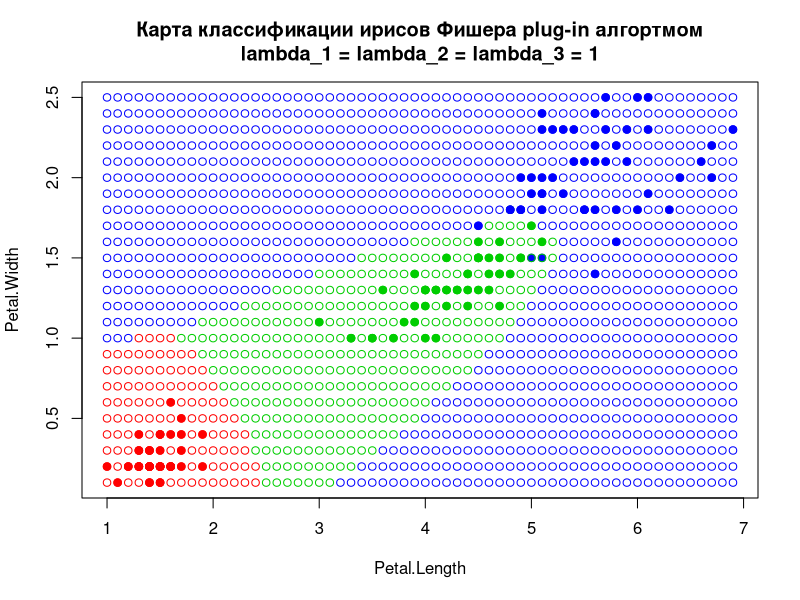

R code for this plot:
#мат ожидание случайного вектора
mat_expect <- function(feature_matrix, probability) {
  l <- dim(feature_matrix)[1]
  n <- dim(feature_matrix)[2]
  sum <- rep(0, n)
  for (i in 1:l) {
    sum <- sum + feature_matrix[i,] * probability[i]
  }
  sum <- as.numeric(sum)
  return(sum)
}

#подсчет матрицы ковариации
sigma_cnt <- function(feature_matrix, mu) {
  l <- dim(feature_matrix)[1]
  n <- length(mu)
  sum <- matrix(0, n, n)
  for (i in 1:l) {
    sum <- sum + (feature_matrix[i,] - mu) %*% t(feature_matrix[i, ] - mu)
  }
  sum <- sum / (l - 1)
  return(sum)
}

#плотность многомерного нормального распределения в точке
density <- function(x, M, Sigma) {
  first <- sqrt((2  * pi) ^ dim(Sigma)[1] * det(Sigma)) ^ (-1)
  second <- exp(t(x - M) %*% solve(Sigma) %*% (x - M) / -2)
  return(first * second)
}

#оптимальный байесовский классивикатор
OBC <- function (z, feature_matrix, labels, class_quan, lambda) {
  l <- dim(feature_matrix)[1]
  n <- dim(feature_matrix)[2]
  p <- rep(0, class_quan)
  E <- matrix(0, 0, n)
  for (i in 1:class_quan){
    left <- (i - 1) * 50 + 1
    right <- (i - 1) * 50 + 50
    E <- rbind(E, mat_expect(feature_matrix[left:right,], rep(1/50, 50)))
  }
  for (i in 1:l) {
    if (as.integer(labels[i]) == 1) {
      p[1] <- p[1] + 1
    }
    if (as.integer(labels[i]) == 2) {
      p[2] <- p[2] + 1
    }
    if (as.integer(labels[i]) == 3) {
              p[3] <- p[3] + 1
    }
  }
  p <- p / l
  cnt <- c("setosa" =  0, "versicolor" = 0,  "virginca" = 0)
  for (i in 1:class_quan) {
    left <- (i - 1) * 50 + 1
    right <- (i - 1) * 50 + 50
    sigma <- sigma_cnt(feature_matrix[left:right, ],E[i, ])
    cnt[i] <- lambda[i] * p[i] * density(z, E[i,], sigma)
  }
  #print(cnt)
  return(which.max(cnt))
}

#отрисовка карты классификации
draw <- function() {
  colors <- c("setosa" = "red", "versicolor" = "green3", "virginica" = "blue")
  plot(iris[,3:4], pch = 21, col = colors[iris[,5]], bg = colors[iris[,5]], main = "Карта классификации ирисов Фишера plug-in алгортмом\nlambda_1 = lambda_2 = lambda_3 = 1")

  deltaX <- 0.1
  deltaY <- 0.1

  l <- min(iris$Petal.Length)
  r <- max(iris$Petal.Length)
  b <- min(iris$Petal.Width)
  t <- max(iris$Petal.Width)

  for (x in seq(l, r, deltaX)) {
    for (y in seq(b, t, deltaY)) {
      z <- c(x, y)
      class <- OBC(z, as.matrix(iris[,3:4]), iris[,5], 3, c(1, 1, 1))
      points(x, y, bg = colors[class], col = colors[class])
    }
  }
}

#попытка считать разделяющую плоскость
dividing_surface <- function(mu1, mu2, sigma) {
  sigma <- solve(sigma)
  coords <- matrix(0, 0, 2)
  left <- min(iris$Petal.Length)
  right <- max(iris$Petal.Length)
  for (x in seq(left, right, 0.1)){
    y <-
      (x * (2 * mu1[1] * sigma[1,1] + mu1[2] * (sigma[1,2] + sigma[2,1]) - 2 * mu2[1] * sigma[1,1] - mu2[2] * (sigma[1,2] + sigma[2,1])) +
      sigma[1,1] * (mu2[1]^2 + mu1[1]^2) + sigma[2,2]*(mu2[2]^2 + mu1[2]^2) + (sigma[1,2] + sigma[2,1]) * (mu2[1]*mu2[2] + mu1[1]*mu1[2]) ) /
      -(2 * mu1[2] * sigma[2,2] + mu1[1] * (sigma[1,2] + sigma[2,1]) - 2 * mu2[2] * sigma[2,2] - mu2[1] * (sigma[1,2] + sigma[2,1]))
    coords <- rbind(coords, c(x, y))
  }
  return(coords)
}
draw()